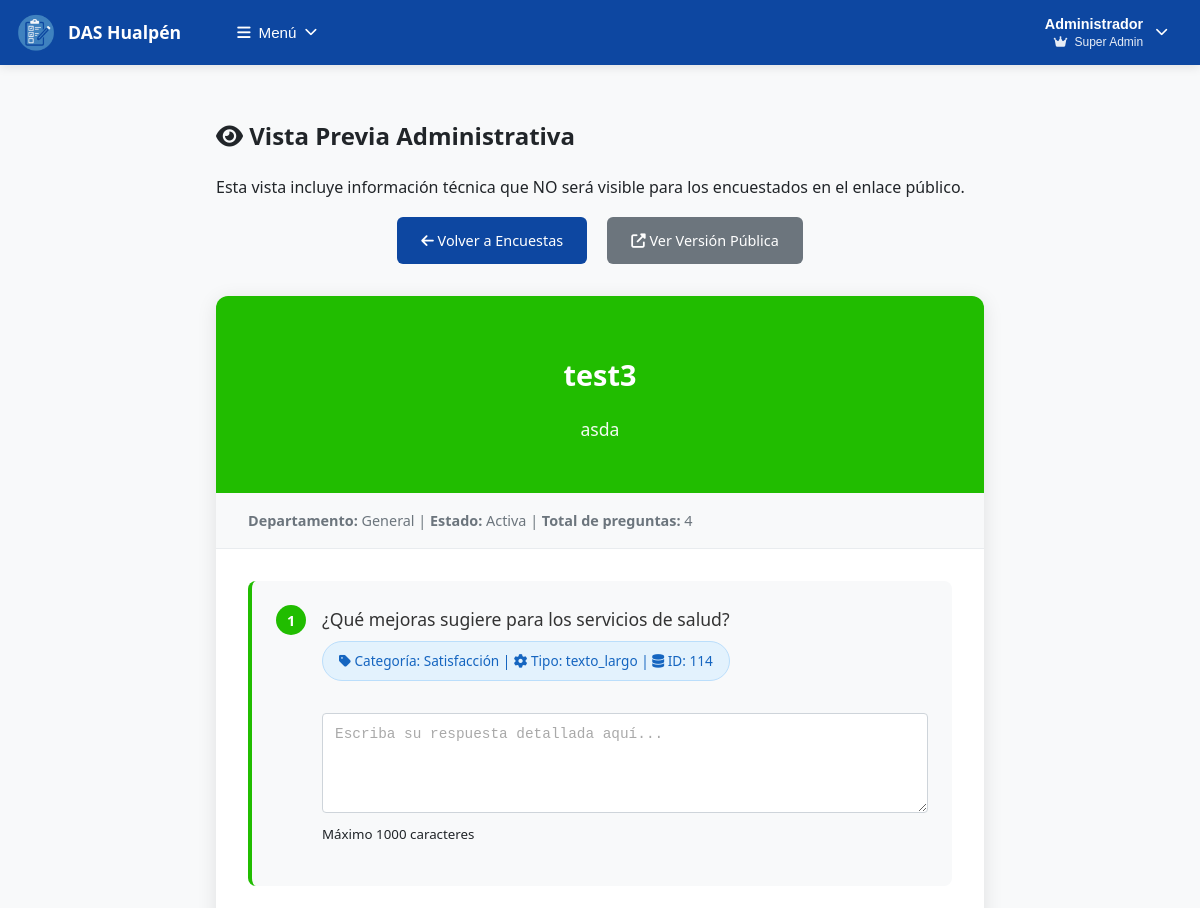
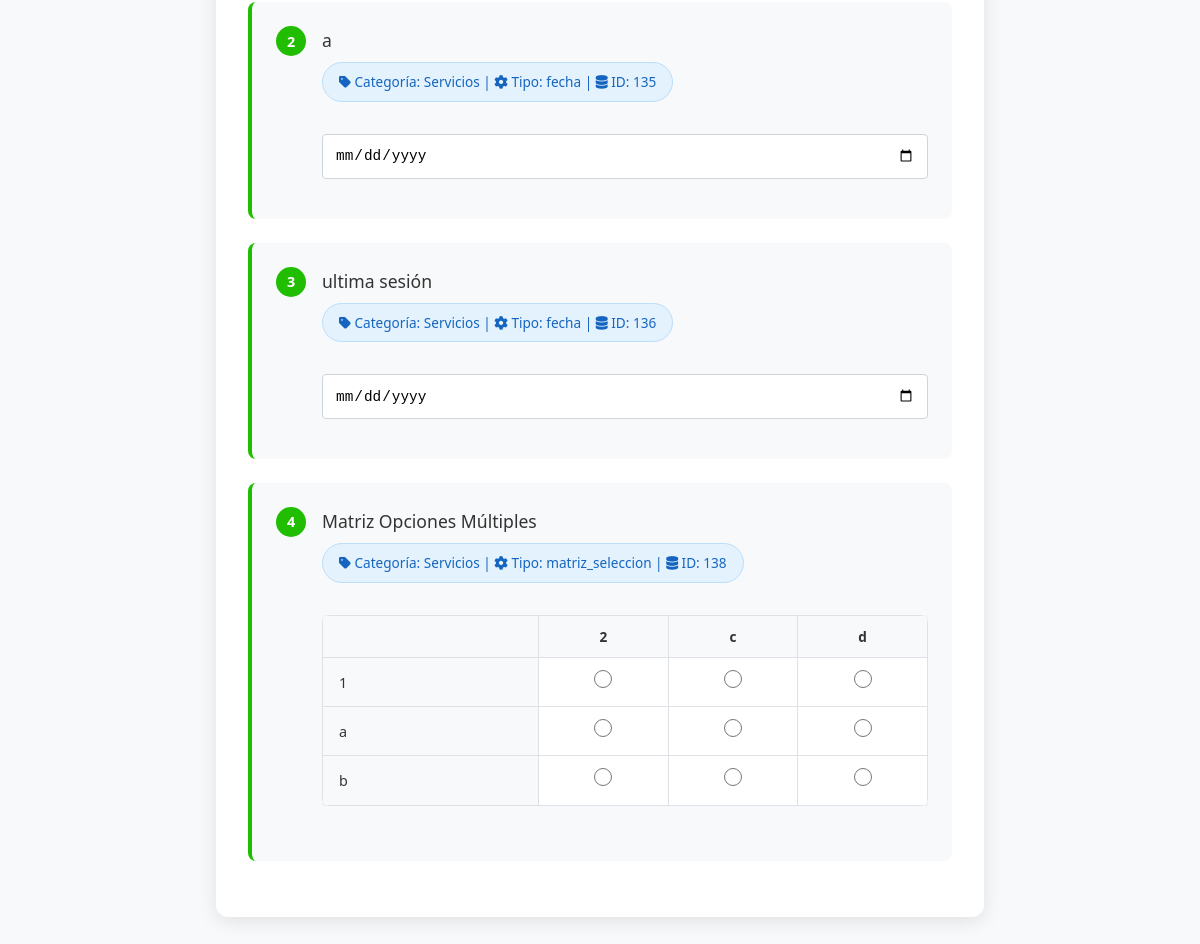
Page /admin/vista_previa_admin.php?id=4 (signed in) on the committed database (2 pictures, top to bottom).
### tables this page shows
CREATE TABLE `encuestas` (
  `id` int(11) NOT NULL,
  `titulo` varchar(255) NOT NULL,
  `descripcion` text NOT NULL,
  `departamento_id` int(11) NOT NULL,
  `creado_por` int(11) NOT NULL,
  `estado` enum('borrador','activa','pausada','finalizada') DEFAULT 'borrador',
  `fecha_inicio` datetime DEFAULT NULL,
  `fecha_fin` datetime DEFAULT NULL,
  `enlace_publico` varchar(100) NOT NULL,
  `codigo_qr` text DEFAULT NULL,
  `configuracion` longtext DEFAULT NULL CHECK (json_valid(`configuracion`)),
  `fecha_creacion` timestamp NOT NULL DEFAULT current_timestamp(),
  `fecha_actualizacion` timestamp NOT NULL DEFAULT current_timestamp() ON UPDATE current_timestamp()
);

CREATE TABLE `departamentos` (
  `id` int(11) NOT NULL,
  `codigo` varchar(50) NOT NULL,
  `nombre` varchar(100) NOT NULL,
  `descripcion` text DEFAULT NULL,
  `activo` tinyint(1) DEFAULT 1,
  `fecha_creacion` timestamp NOT NULL DEFAULT current_timestamp()
);

CREATE TABLE `encuesta_preguntas` (
  `id` int(11) NOT NULL,
  `encuesta_id` int(11) NOT NULL,
  `pregunta_id` int(11) NOT NULL,
  `orden` int(11) NOT NULL,
  `seccion` varchar(100) DEFAULT NULL,
  `obligatoria_encuesta` tinyint(1) DEFAULT 0,
  `configuracion_especifica` longtext DEFAULT NULL CHECK (json_valid(`configuracion_especifica`)),
  `activa` tinyint(1) DEFAULT 1
);

CREATE TABLE `banco_preguntas` (
  `id` int(11) NOT NULL,
  `categoria_id` int(11) NOT NULL,
  `tipo_pregunta_id` int(11) NOT NULL,
  `texto` text NOT NULL,
  `opciones` longtext DEFAULT NULL CHECK (json_valid(`opciones`)),
  `orden` int(11) DEFAULT 0,
  `departamento` varchar(100) DEFAULT 'general',
  `obligatoria` tinyint(1) DEFAULT 0,
  `activa` tinyint(1) DEFAULT 1,
  `created_by` varchar(50) DEFAULT 'admin',
  `fecha_creacion` timestamp NOT NULL DEFAULT current_timestamp(),
  `fecha_actualizacion` timestamp NOT NULL DEFAULT current_timestamp() ON UPDATE current_timestamp()
);

CREATE TABLE `categorias` (
  `id` int(11) NOT NULL,
  `nombre` varchar(100) NOT NULL,
  `descripcion` text DEFAULT NULL,
  `color` varchar(7) DEFAULT '#007bff',
  `activo` tinyint(1) DEFAULT 1,
  `fecha_creacion` timestamp NOT NULL DEFAULT current_timestamp()
);

CREATE TABLE `tipos_pregunta` (
  `id` int(11) NOT NULL,
  `nombre` varchar(50) NOT NULL,
  `descripcion` text DEFAULT NULL,
  `activo` tinyint(1) DEFAULT 1
);

### admin/vista_previa_admin.php (the view, shortened to what this page needs)
<?php
require_once '../includes/render_preguntas.php';
$encuesta_id = $_GET['id'] ?? '';
$encuesta = null;
$preguntas = [];
$error = '';
if (empty($encuesta_id) || !is_numeric($encuesta_id)) {
    $error = "ID de encuesta no válido.";
} else {
    try {
        $pdo = obtenerConexion();
        $stmt = $pdo->prepare("
            SELECT e.*, d.nombre as departamento_nombre
            FROM encuestas e
            LEFT JOIN departamentos d ON e.departamento_id = d.id
            WHERE e.id = ?
        ");
        $stmt->execute([$encuesta_id]);
        $encuesta = $stmt->fetch();
        if (!$encuesta) {
            $error = "Encuesta no encontrada.";
        } else {
            $stmt = $pdo->prepare("
                SELECT bp.*, c.nombre as categoria_nombre, tp.nombre as tipo_nombre, ep.obligatoria_encuesta, ep.orden
                FROM encuesta_preguntas ep
                INNER JOIN banco_preguntas bp ON ep.pregunta_id = bp.id
                LEFT JOIN categorias c ON bp.categoria_id = c.id
                LEFT JOIN tipos_pregunta tp ON bp.tipo_pregunta_id = tp.id
                WHERE ep.encuesta_id = ? AND ep.activa = 1
                ORDER BY ep.orden ASC
            ");
            $stmt->execute([$encuesta_id]);
            $preguntas = $stmt->fetchAll();
        }
    } catch(PDOException $e) {
        $error = "Error de conexión: " . $e->getMessage() . " | Archivo: " . $e->getFile() . " | Línea: " . $e->getLine();
    } catch(Exception $e) {
        $error = "Error general: " . $e->getMessage() . " | Archivo: " . $e->getFile() . " | Línea: " . $e->getLine();
    }
}
?>
<!DOCTYPE html>
<html lang="es">
<head>
    <link rel="stylesheet" href="https://cdnjs.cloudflare.com/ajax/libs/font-awesome/6.4.0/css/all.min.css">
    <link rel="stylesheet" href="../assets/css/styles.css">
</head>
<body>
    <?php include '../includes/navbar_complete.php'; ?>
    <div class="main-content">
        <div class="container">
            <div class="welcome-section">
                <h2><i class="fa-solid fa-eye"></i> Vista Previa Administrativa</h2>
                <p>Esta vista incluye información técnica que NO será visible para los encuestados en el enlace público.</p>
            </div>
            <div class="back-controls">
                <a href="ver_encuestas.php" class="btn"><i class="fa-solid fa-arrow-left"></i> Volver a Encuestas</a>
                <?php if ($encuesta && $encuesta['estado'] === 'activa'): ?>
                    <a href="../public/responder.php?id=<?= htmlspecialchars($encuesta['enlace_publico']) ?>"
                       class="btn btn-secondary" target="_blank">
                       <i class="fa-solid fa-external-link-alt"></i> Ver Versión Pública
                    </a>
                <?php endif; ?>
            </div>
        <?php if ($error): ?>
            <div class="error-message">
                <i class="fa-solid fa-exclamation-triangle"></i> <?= htmlspecialchars($error) ?>
            </div>
        <?php elseif ($encuesta): ?>
            <div class="encuesta-card">
                <div class="encuesta-header">
                    <h2 class="encuesta-title"><?= htmlspecialchars($encuesta['titulo']) ?></h2>
                    <p class="encuesta-descripcion"><?= htmlspecialchars($encuesta['descripcion']) ?></p>
                </div>
                <div class="encuesta-meta">
                    <strong>Departamento:</strong> <?= htmlspecialchars($encuesta['departamento_nombre']) ?> |
                    <strong>Estado:</strong> <?= ucfirst($encuesta['estado']) ?> |
                    <strong>Total de preguntas:</strong> <?= count($preguntas) ?>
                </div>
                <?php if (!empty($preguntas)): ?>
                    <div class="preguntas-container">
                        <?php foreach ($preguntas as $index => $pregunta): ?>
                            <div class="pregunta-item">
                                <div class="pregunta-header">
                                    <div class="pregunta-numero"><?= $index + 1 ?></div>
                                    <div class="pregunta-contenido">
                                        <div class="pregunta-texto">
                                            <?= htmlspecialchars($pregunta['texto']) ?>
                                        </div>
                                        <div class="pregunta-meta">
                                            <i class="fa-solid fa-tag"></i> Categoría: <?= htmlspecialchars($pregunta['categoria_nombre']) ?> |
                                            <i class="fa-solid fa-cog"></i> Tipo: <?= htmlspecialchars($pregunta['tipo_nombre']) ?> |
                                            <i class="fa-solid fa-database"></i> ID: <?= $pregunta['id'] ?>
                                        </div>
                                        <div class="pregunta-respuesta">
                                            <?= renderizarCampoPregunta($pregunta) ?>
                                        </div>
                                    </div>
                                </div>
                            </div>
                        <?php endforeach; ?>
                    </div>
                <?php endif; ?>
            </div>
        <?php endif; ?>
    </div>
    </div>
</body>
</html>

### includes/render_preguntas.php (shortened to what this page needs)
<?php
function renderizarCampoPregunta($pregunta, $valor_actual = null) {
    $pregunta_id = $pregunta['id'];
    $tipo = $pregunta['nombre_tipo'] ?? $pregunta['tipo_nombre'] ?? 'texto_corto';
    $opciones = $pregunta['opciones'] ? json_decode($pregunta['opciones'], true) : [];
    $name = "respuestas[{$pregunta_id}]";
    $required = ($pregunta['obligatoria'] || $pregunta['obligatoria_encuesta']) ? 'required' : '';
    switch ($tipo) {
        case 'texto_largo':
            $limite_caracteres = isset($opciones['limite_caracteres']) ? $opciones['limite_caracteres'] : 1000;
            return renderizarTextoLargo($name, $valor_actual, $required, $limite_caracteres);
        case 'fecha':
            return renderizarFecha($name, $valor_actual, $required);
        case 'matriz_seleccion':
            return renderizarMatrizSeleccion($name, $opciones, $valor_actual, $required);
    }
}
function renderizarTextoLargo($name, $valor = null, $required = '', $limite_caracteres = 1000) {
    $valor = htmlspecialchars($valor ?? '');
    $limite = is_numeric($limite_caracteres) && $limite_caracteres > 0 ? (int)$limite_caracteres : 1000;
    return "
        <textarea name='{$name}'
                  class='form-control'
                  rows='4'
                  maxlength='{$limite}'
                  {$required}
                  placeholder='Escriba su respuesta detallada aquí...'>{$valor}</textarea>
        <small class='form-text text-muted'>Máximo {$limite} caracteres</small>
    ";
}
function renderizarFecha($name, $valor = null, $required = '') {
    $valor = htmlspecialchars($valor ?? '');
    return "
        <input type='date'
               name='{$name}'
               value='{$valor}'
               class='form-control'
               {$required}>
    ";
}
function renderizarMatrizSeleccion($name, $opciones, $valor_actual = null, $required = '') {
    $filas = $opciones['filas'] ?? ['Fila 1', 'Fila 2', 'Fila 3'];
    $escala = $opciones['escala'] ?? $opciones['columnas'] ?? ['Columna 1', 'Columna 2', 'Columna 3'];
    $html = "<div class='matriz-container'>";
    $html .= "<table class='matriz-table'>";
    $html .= "<thead><tr><th></th>";
    foreach ($escala as $col) {
        $html .= "<th>{$col}</th>";
    }
    $html .= "</tr></thead>";
    $html .= "<tbody>";
    foreach ($filas as $fila_idx => $fila) {
        $html .= "<tr>";
        $html .= "<td class='matriz-label'>{$fila}</td>";
        foreach ($escala as $col_idx => $col) {
            $value = "{$fila_idx}_{$col_idx}";
            $checked = ($valor_actual === $value) ? 'checked' : '';
            $html .= "<td class='matriz-cell'>";
            $html .= "<input type='radio' name='{$name}[{$fila_idx}]' value='{$col_idx}' {$checked} {$required}>";
            $html .= "</td>";
        }
        $html .= "</tr>";
    }
    $html .= "</tbody></table>";
    $html .= "</div>";
    return $html;
}
?>

### assets/css/styles.css (style rules this page uses)
:root { --color-primary: #0d47a1; --color-primary-hover: #1565c0; --color-success: #32CD32; --color-success-hover: #21bd00; --color-danger: #dc3545; --color-warning: #ffc107; --color-secondary: #A9A9A9; --color-secondary-hover: #6c757d; --bg-body: #F5F5F5; --bg-white: #FFFFFF; --bg-light: #F5F5F5; --text-primary: #212529; --text-dark: #212529; --text-muted: #A9A9A9; --text-white: #FFFFFF; --border-color: #ced4da; --border-light: #dee2e6; --shadow-sm: 0 2px 4px rgba(0,0,0,0.1); --shadow-md: 0 2px 10px rgba(0,0,0,0.05); --container-max-width: 1200px; --border-radius: 8px; --border-radius-sm: 4px; }
* { box-sizing: border-box; }
body { font-family: 'Segoe UI', Tahoma, Geneva, Verdana, sans-serif; background-color: var(--bg-body); margin: 0; padding: 0; color: var(--text-primary); line-height: 1.6; }
.container { max-width: var(--container-max-width); margin: 0 auto; padding: 0 1rem; }
.btn { padding: 0.75rem 1.5rem; border: none; border-radius: var(--border-radius-sm); font-size: 0.9rem; cursor: pointer; text-decoration: none; transition: all 0.2s ease; display: inline-block; text-align: center; font-weight: 500; }
.btn-secondary { background: var(--color-secondary); color: var(--text-white); }
.form-control { width: 100%; padding: 0.75rem; border: 1px solid var(--border-color); border-radius: var(--border-radius-sm); font-size: 0.9rem; transition: border-color 0.15s ease, box-shadow 0.15s ease; background-color: var(--bg-white); }
.form-control::placeholder { color: var(--text-muted); }
textarea.form-control { resize: vertical; min-height: 100px; }
.matriz-container { width: 100%; overflow-x: auto; margin: 1rem 0; }
.matriz-table, .matriz-escala-table { width: 100%; border-collapse: collapse; font-size: 0.9rem; background: var(--bg-white); border-radius: var(--border-radius); overflow: hidden; box-shadow: var(--shadow-sm); min-width: fit-content; }
.matriz-table th, .matriz-table td, .matriz-escala-table th, .matriz-escala-table td { padding: 0.75rem 0.5rem; text-align: center; border: 1px solid var(--border-light); vertical-align: middle; word-wrap: break-word; hyphens: auto; }
.matriz-table th, .matriz-escala-table th { background: var(--bg-light); font-weight: 600; color: var(--text-dark); font-size: 0.85rem !important; line-height: 1.3 !important; min-width: 90px !important; max-width: 140px !important; width: auto !important; white-space: normal !important; word-wrap: break-word !important; text-align: center !important; padding: 0.75rem 0.3rem !important; }
.matriz-label { text-align: left !important; font-weight: 500; background: var(--bg-light) !important; color: var(--text-dark); padding-left: 1rem !important; min-width: 150px; white-space: nowrap; }
.matriz-cell { background: var(--bg-white); position: relative; min-width: 60px; width: auto; }
.matriz-cell input[type="radio"] { width: 18px !important; height: 18px !important; margin: 0 !important; cursor: pointer; accent-color: var(--color-success-hover); }
.matriz-table thead th { white-space: normal !important; word-break: break-word !important; overflow-wrap: break-word !important; hyphens: auto !important; text-overflow: clip !important; }

### includes/render_preguntas.php (style rules this page uses)
.matriz-container { margin: 15px 0; overflow-x: auto; }
.matriz-table { width: 100%; border-collapse: collapse; min-width: 500px; }
.matriz-table th, .matriz-table td { padding: 12px 8px; text-align: center; border: 1px solid #dee2e6; }
.matriz-table th { background-color: #f8f9fa; font-weight: 600; }
.matriz-label { text-align: left !important; font-weight: 500; background-color: #f8f9fa; }
.matriz-cell { position: relative; }

### rows in the picture
encuestas: titulo "test3", descripcion "asda", departamento.nombre "General", estado "Activa"
encuesta_preguntas: pregunta.texto "¿Qué mejoras sugiere para los servicios de salud?", categorias.nombre "Satisfacción", tipos_pregunta.nombre "texto_largo", pregunta "114", pregunta "Escriba su respuesta detallada aquí..."
encuesta_preguntas: pregunta.texto "a", categorias.nombre "Servicios", tipos_pregunta.nombre "fecha", pregunta "135"
encuesta_preguntas: pregunta.texto "ultima sesión", categorias.nombre "Servicios", tipos_pregunta.nombre "fecha", pregunta "136"
encuesta_preguntas: pregunta.texto "Matriz Opciones Múltiples", categorias.nombre "Servicios", tipos_pregunta.nombre "matriz_seleccion", pregunta "138", col "2", col "c", col "d", fila "1", fila "a", fila "b"

### other values in the picture
$usuario_nombre "Administrador"
count($preguntas) "4"
